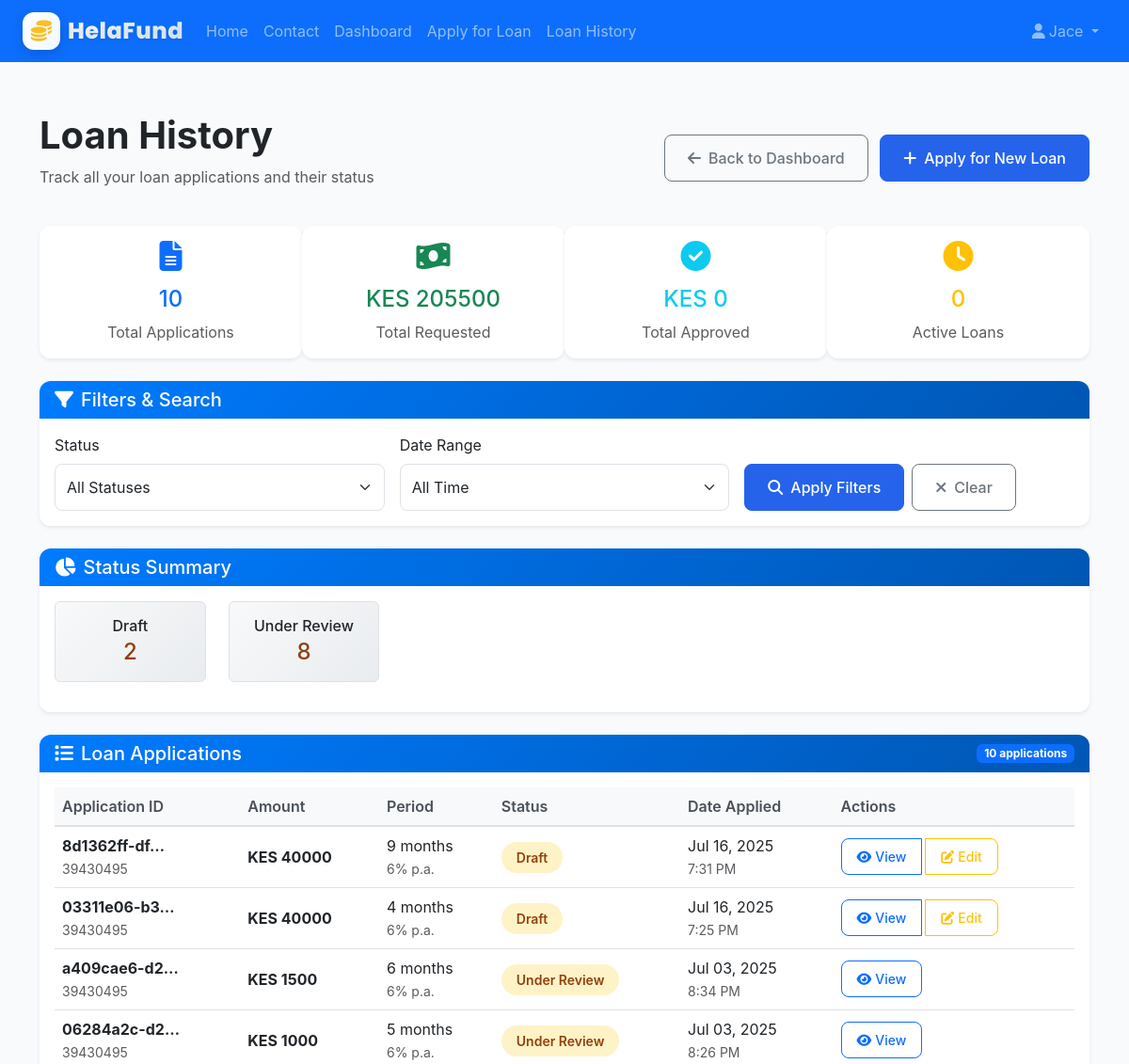
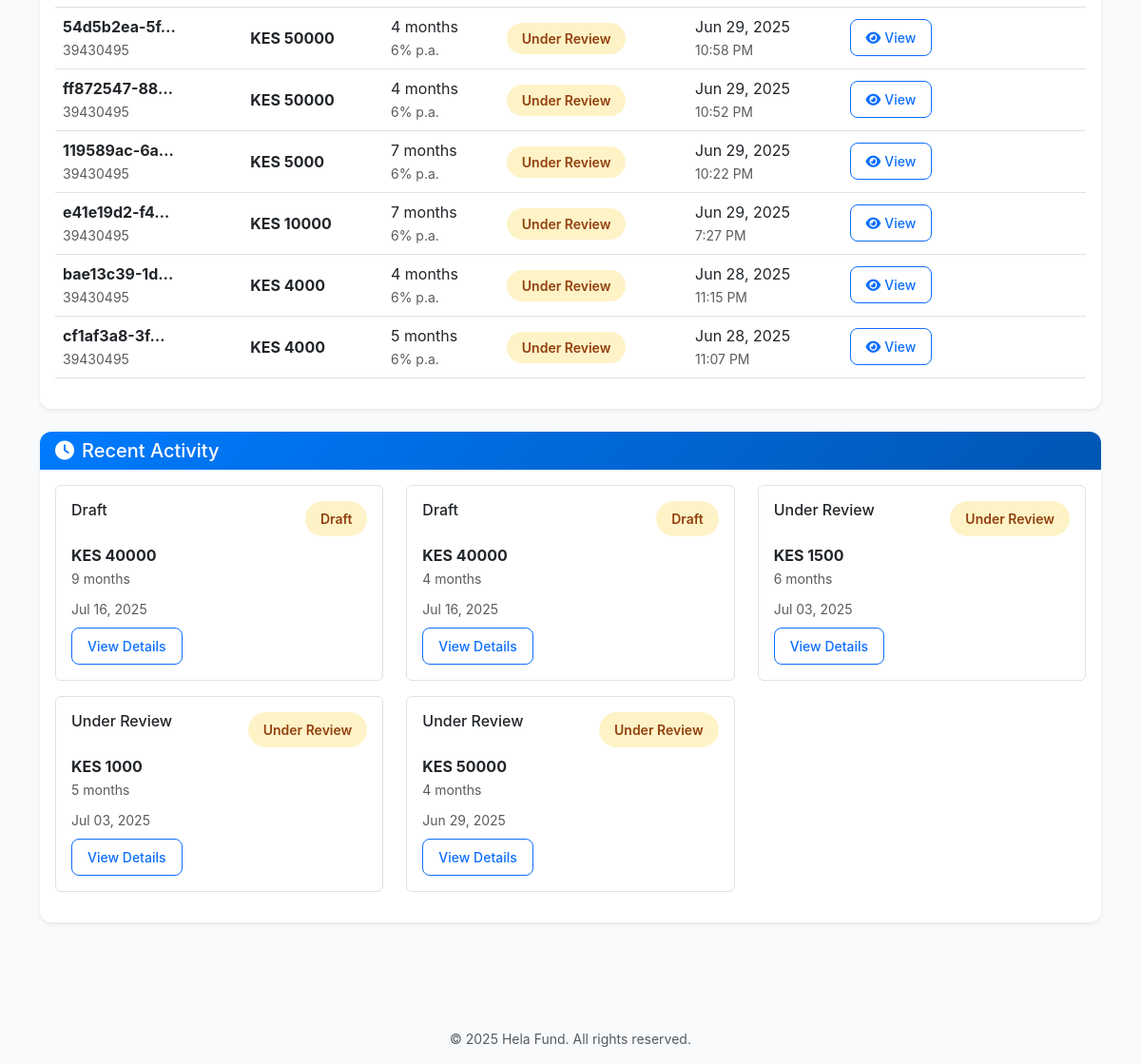
Before: /history/ (signed in) with the older database file (2 pictures, top to bottom).
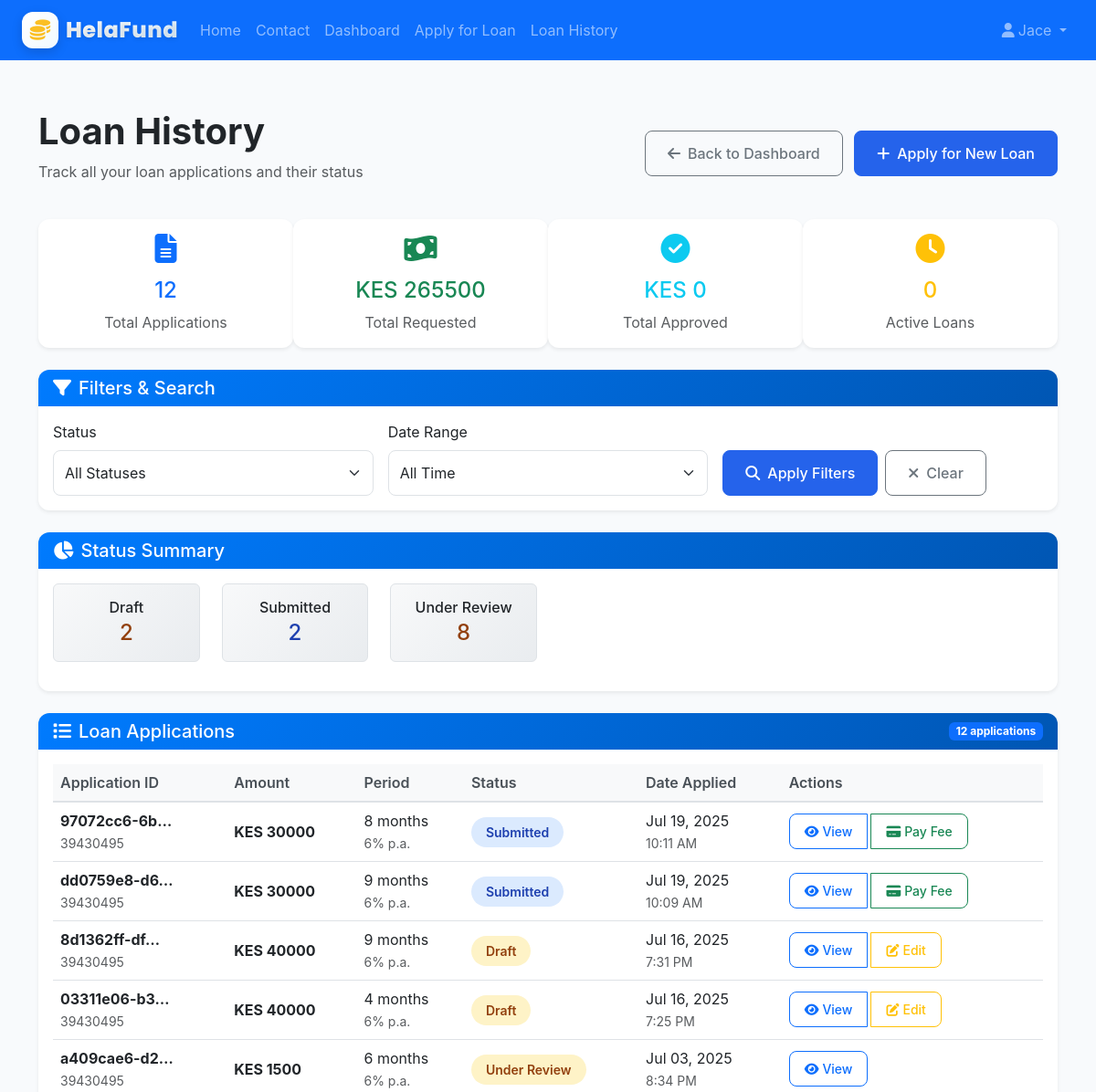
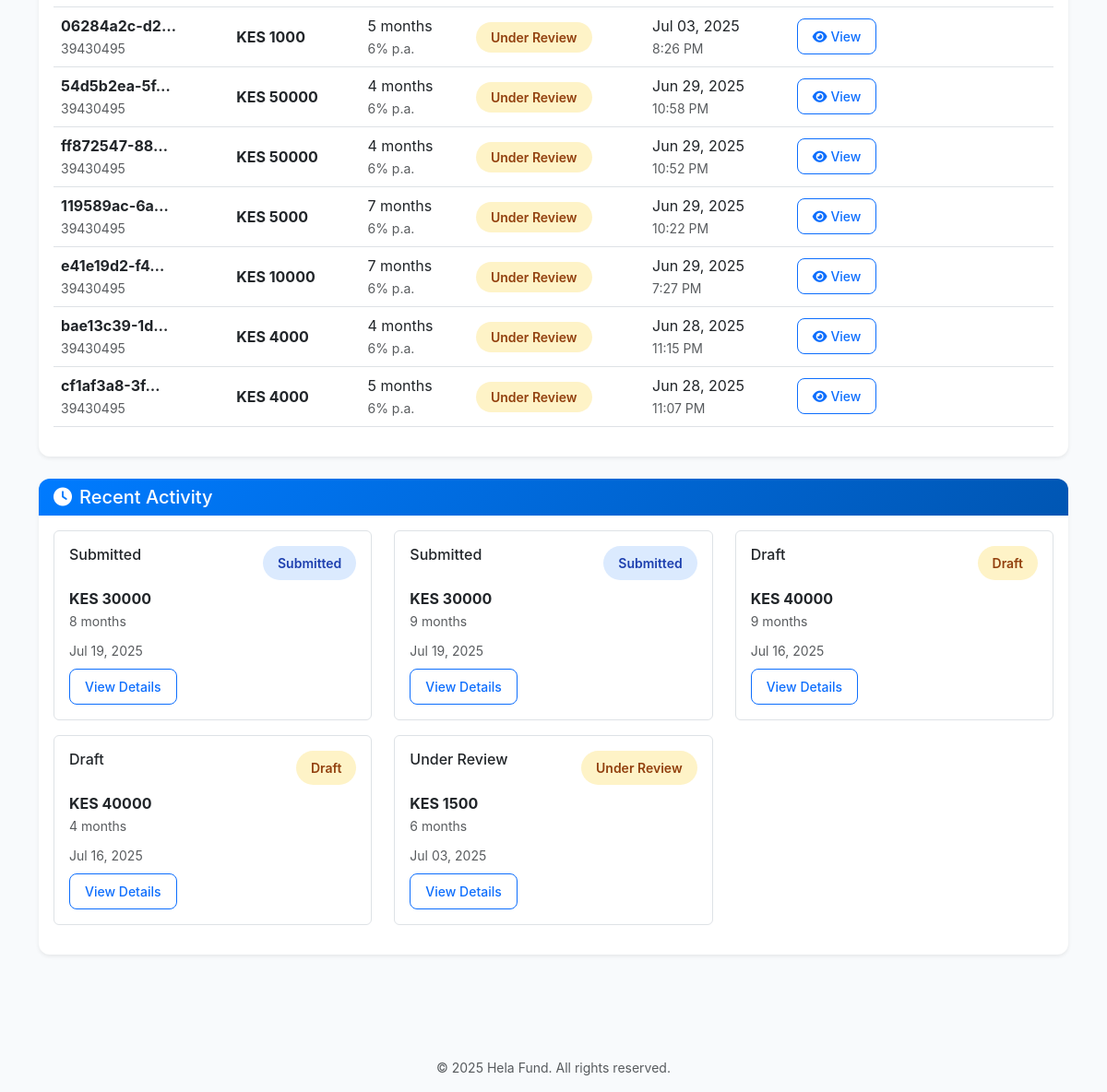
After: the same page with the newer database file (2 pictures, top to bottom).
### loans/models.py (models this page shows, shortened)
class LoanApplication(models.Model):
    GENDER_CHOICES = [
        ('male', 'Male'),
        ('female', 'Female'),
        ('other', 'Other'),
    ]
    MARITAL_STATUS_CHOICES = [
        ('single', 'Single'),
        ('married', 'Married'),
        ('divorced', 'Divorced'),
        ('widowed', 'Widowed'),
    ]
    EDUCATION_LEVEL_CHOICES = [
        ('primary', 'Primary School'),
        ('secondary', 'Secondary School'),
        ('diploma', 'Diploma'),
        ('degree', 'Bachelor\'s Degree'),
        ('masters', 'Master\'s Degree'),
        ('phd', 'PhD'),
        ('other', 'Other'),
    ]
    PAYMENT_METHOD_CHOICES = [
        ('mpesa', 'M-Pesa'),
        ('bank_transfer', 'Bank Transfer'),
    ]
    STATUS_CHOICES = [
        ('draft', 'Draft'),
        ('submitted', 'Submitted'),
        ('under_review', 'Under Review'),
        ('approved', 'Approved'),
        ('rejected', 'Rejected'),
        ('disbursed', 'Disbursed'),
        ('completed', 'Completed'),
    ]
    EMPLOYMENT_STATUS_CHOICES = [
        ('employed', 'Employed'),
        ('self_employed', 'Self-employed'),
        ('unemployed', 'Unemployed'),
        ('student', 'Student'),
        ('retired', 'Retired'),
        ('other', 'Other'),
    ]
    application_id = models.UUIDField(default=uuid.uuid4, editable=False, unique=True)
    user = models.ForeignKey(User, on_delete=models.CASCADE, related_name='loan_applications')
    status = models.CharField(max_length=20, choices=STATUS_CHOICES, default='draft')
    phone_number = models.CharField(max_length=15, help_text="Enter phone number (e.g., 0712345678)")
    id_number = models.CharField(max_length=20, help_text="Enter your national ID number")
    gender = models.CharField(max_length=10, choices=GENDER_CHOICES)
    date_of_birth = models.DateField()
    marital_status = models.CharField(max_length=10, choices=MARITAL_STATUS_CHOICES)
    county = models.ForeignKey(County, on_delete=models.CASCADE)
    next_of_kin = models.CharField(max_length=100, help_text="Enter your next of kin's full name", null=True, blank=True)
    next_of_kin_phone = models.CharField(max_length=15, help_text="Enter next of kin's phone number (e.g., 0712345678)", null=True, blank=True)
    education_level = models.CharField(max_length=20, choices=EDUCATION_LEVEL_CHOICES, help_text="Select your highest level of education", null=True, blank=True)
    employment_status = models.CharField(max_length=20, choices=EMPLOYMENT_STATUS_CHOICES, null=True, blank=True)
    monthly_income = models.CharField(max_length=20, null=True, blank=True, help_text="Select your monthly income range")
    loan_purpose = models.CharField(max_length=255, null=True, blank=True, help_text="State the purpose of the loan")
    requested_amount = models.DecimalField(max_digits=10, decimal_places=2, validators=[MinValueValidator(1000)])
    approved_amount = models.DecimalField(max_digits=10, decimal_places=2, null=True, blank=True)
    repayment_period = models.PositiveIntegerField(validators=[MinValueValidator(1), MaxValueValidator(60)], help_text="Repayment period in months")
    interest_rate = models.DecimalField(max_digits=5, decimal_places=2, default=6.00, help_text="Annual interest rate (%)")
    payment_method = models.CharField(max_length=20, choices=PAYMENT_METHOD_CHOICES, null=True, blank=True)
    mpesa_number = models.CharField(max_length=15, null=True, blank=True)
    bank_account = models.CharField(max_length=50, null=True, blank=True)
    created_at = models.DateTimeField(auto_now_add=True)
    updated_at = models.DateTimeField(auto_now=True)
    submitted_at = models.DateTimeField(null=True, blank=True)
    approved_at = models.DateTimeField(null=True, blank=True)
    disbursed_at = models.DateTimeField(null=True, blank=True)
    class Meta:
        ordering = ['-created_at']

### loans/views.py (the view, shortened to what this page needs)
# urls.py: path('history/', views.loan_history, name='loan_history'),
@login_required
def loan_history(request):
    try:
        status_filter = request.GET.get('status', '')
        date_filter = request.GET.get('date', '')
        loans = LoanApplication.objects.filter(user=request.user)
        if status_filter:
            loans = loans.filter(status=status_filter)
        loans = loans.order_by('-created_at')
        total_loans = LoanApplication.objects.filter(user=request.user).count()
        total_requested = sum(loan.requested_amount for loan in loans)
        total_approved = sum(loan.approved_amount or 0 for loan in loans)
        status_counts = {}
        status_data = []
        for status, label in LoanApplication.STATUS_CHOICES:
            count = LoanApplication.objects.filter(user=request.user, status=status).count()
            status_counts[status] = count
            if count > 0:
                status_data.append({
                    'code': status,
                    'label': label,
                    'count': count
                })
        recent_loans = loans[:5]
        context = {
            'loans': loans,
            'recent_loans': recent_loans,
            'total_loans': total_loans,
            'total_requested': total_requested,
            'total_approved': total_approved,
            'status_counts': status_counts,
            'status_data': status_data,
            'status_filter': status_filter,
            'date_filter': date_filter,
            'status_choices': LoanApplication.STATUS_CHOICES,
        }
        return render(request, 'loans/loan_history.html', context)
    except Exception as e:
        messages.error(request, f'Error loading loan history: {str(e)}')
        return render(request, 'loans/loan_history.html')

### templates/loans/loan_history.html (shortened to what the changed rows need)
{% extends 'base.html' %}
{% block content %}
<div class="container py-5">
    <div class="row mb-4">
        <div class="col-12">
            <div class="d-flex justify-content-between align-items-center">
                <div>
                    <h1 class="fw-bold">Loan History</h1>
                </div>
            </div>
        </div>
    </div>
    <div class="row mb-4 history-stats-row">
        <div class="col-md-3">
            <div class="card text-center">
                <div class="card-body">
                    <i class="fas fa-file-alt text-primary mb-3" style="font-size: 2rem;"></i>
                    <h4 class="text-primary">{{ total_loans }}</h4>
                    <p class="text-muted mb-0">Total Applications</p>
                </div>
            </div>
        </div>
        <div class="col-md-3">
            <div class="card text-center">
                <div class="card-body">
                    <i class="fas fa-money-bill-wave text-success mb-3" style="font-size: 2rem;"></i>
                    <h4 class="text-success">KES {{ total_requested|floatformat:0 }}</h4>
                    <p class="text-muted mb-0">Total Requested</p>
                </div>
            </div>
        </div>
    </div>
    <div class="row mb-4">
        <div class="col-12">
            <div class="card">
                <div class="card-body">
                    <div class="row">
                        {% for status in status_data %}
                            <div class="col-md-2 col-sm-4 col-6 mb-3">
                                <div class="status-summary-card text-center p-3 rounded">
                                    <h6 class="mb-1">{{ status.label }}</h6>
                                    <h4 class="mb-0 status-count-{{ status.code }}">{{ status.count }}</h4>
                                </div>
                            </div>
                        {% endfor %}
                    </div>
                </div>
            </div>
        </div>
    </div>
    <div class="row">
        <div class="col-12">
            <div class="card">
                <div class="card-header d-flex justify-content-between align-items-center">
                    <h5 class="mb-0">
                        <i class="fas fa-list me-2"></i>Loan Applications
                    </h5>
                    <span class="badge bg-primary">{{ loans.count }} application{{ loans.count|pluralize }}</span>
                </div>
                <div class="card-body">
                    {% if loans %}
                        <div class="table-responsive">
                            <table class="table table-hover">
                                <thead class="table-light">
                                    <tr>
                                        <th>Application ID</th>
                                        <th>Amount</th>
                                        <th>Period</th>
                                        <th>Status</th>
                                        <th>Date Applied</th>
                                        <th>Actions</th>
                                    </tr>
                                </thead>
                                <tbody>
                                    {% for loan in loans %}
                                        <tr>
                                            <td>
                                                <strong>{{ loan.application_id|truncatechars:12 }}</strong>
                                                <br>
                                                <small class="text-muted">{{ loan.id_number }}</small>
                                            </td>
                                            <td>
                                                <strong>KES {{ loan.requested_amount|floatformat:0 }}</strong>
                                            </td>
                                            <td>
                                                {{ loan.repayment_period }} months
                                                <br>
                                                <small class="text-muted">6% p.a.</small>
                                            </td>
                                            <td>
                                                <span class="status-badge status-{{ loan.status }}">
                                                    {{ loan.get_status_display }}
                                                </span>
                                            </td>
                                            <td>
                                                {{ loan.created_at|date:"M d, Y" }}
                                                <br>
                                                <small class="text-muted">{{ loan.created_at|date:"g:i A" }}</small>
                                            </td>
                                            <td>
                                                <div class="btn-group" role="group">
                                                    <a href="{% url 'loans:loan_details' loan.application_id %}"
                                                       class="btn btn-sm btn-outline-primary">
                                                        <i class="fas fa-eye me-1"></i>View
                                                    </a>
                                                    {% if loan.status == 'draft' %}
                                                        <a href="{% url 'loans:edit_loan' loan.application_id %}"
                                                           class="btn btn-sm btn-outline-warning">
                                                            <i class="fas fa-edit me-1"></i>Edit
                                                        </a>
                                                    {% endif %}
                                                    {% if loan.status == 'submitted' %}
                                                        <a href="{% url 'loans:service_fee_payment' loan.application_id %}"
                                                           class="btn btn-sm btn-outline-success">
                                                            <i class="fas fa-credit-card me-1"></i>Pay Fee
                                                        </a>
                                                    {% endif %}
                                                </div>
                                            </td>
                                        </tr>
                                    {% endfor %}
                                </tbody>
                            </table>
                        </div>
                    {% endif %}
                </div>
            </div>
        </div>
    </div>
    {% if recent_loans %}
        <div class="row mt-4">
            <div class="col-12">
                <div class="card">
                    <div class="card-body">
                        <div class="row">
                            {% for loan in recent_loans %}
                                <div class="col-md-6 col-lg-4 mb-3">
                                    <div class="recent-loan-card p-3 border rounded">
                                        <div class="d-flex justify-content-between align-items-start mb-2">
                                            <h6 class="mb-0">{{ loan.get_status_display }}</h6>
                                            <span class="status-badge status-{{ loan.status }}">
                                                {{ loan.get_status_display }}
                                            </span>
                                        </div>
                                        <p class="mb-2">
                                            <strong>KES {{ loan.requested_amount|floatformat:0 }}</strong>
                                            <br>
                                            <small class="text-muted">{{ loan.repayment_period }} months</small>
                                        </p>
                                        <small class="text-muted">{{ loan.created_at|date:"M d, Y" }}</small>
                                        <div class="mt-2">
                                            <a href="{% url 'loans:loan_details' loan.application_id %}"
                                               class="btn btn-sm btn-outline-primary">
                                                View Details
                                            </a>
                                        </div>
                                    </div>
                                </div>
                            {% endfor %}
                        </div>
                    </div>
                </div>
            </div>
        </div>
    {% endif %}
</div>
{% endblock %}

Changed rows visible on the page:
no longer on one of the page's lists (row unchanged): LoanApplication: status "Under Review", requested_amount "1000", repayment_period "5", created_at "Jul 03, 2025"
no longer on one of the page's lists (row unchanged): LoanApplication: status "Under Review", requested_amount "50000", repayment_period "4", created_at "Jun 29, 2025"
added LoanApplication: application_id "97072cc6-6b…", id_number "39430495", requested_amount "30000", repayment_period "8", status "Submitted", created_at "Jul 19, 2025", created_at "10:11 AM", shows "Pay Fee"
added LoanApplication: application_id "dd0759e8-d6…", id_number "39430495", requested_amount "30000", repayment_period "9", status "Submitted", created_at "Jul 19, 2025", created_at "10:09 AM", shows "Pay Fee"
Other visible differences:
{{ total_loans }}: "10" → "12"
{{ total_requested|floatformat:0 }}: "205500" → "265500"
{{ loans.count }}: "10" → "12"
new list line: "Submitted 2"
